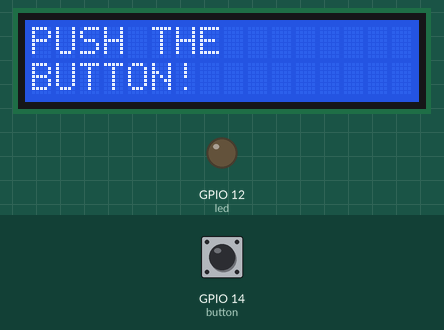
The program below on a simulated ESP32 board running MicroPython. On the bench: 16×2 character LCD, output pins drawn as LEDs (lit = HIGH). The test bench sets the inputs (shaded band); at power-on: GPIO 14 (button) HIGH. Library files of the repository ran but are not shown: i2c_lcd.py; what the program prints to the serial console is not drawn.

Above: at 1.2 s.
1.3 s: GPIO 14 (button) pulled LOW for 2.45 s
At 2.9 s:
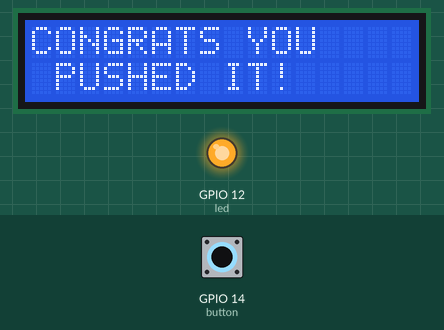
At 4.22 s:
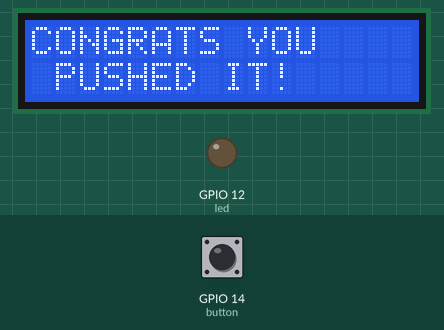
Timing chart, 0 to 5.7 s (numbered marks = the images above; inputs shaded):
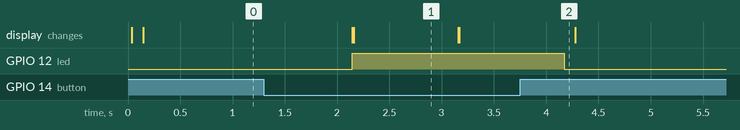

Measured:
- after the input at 1.3 s, GPIO 12 (led): LOW → HIGH after 0.85 s, → LOW 2.0 s later; the display: first differs from a run without the input after 0.86 s (image 1)
- what the display in image 1 shows lasts 1.0 s, from 2.2 s to 3.2 s

The program:

push_the_button.py
```python
# This file is executed on every boot (including wake-boot from deepsleep)
#import esp
#esp.osdebug(None)
#import webrepl
#webrepl.start()

from time import sleep_ms
from machine import Pin
import utime
i = 0
from machine import Pin, I2C
import utime
import i2c_lcd

dennis = I2C(0, scl=Pin(23), sda=Pin(22))
devices = dennis.scan()
print(devices)

lcd = i2c_lcd.I2cLcd(dennis, 0x27, 2, 16)

led = Pin(12, Pin.OUT)
button = Pin(14, Pin.IN, Pin.PULL_UP)
i=0
while i==0:
    if button.value()==0:
        led.value(1)
        #i+=1
        print(f"doo doo doo")
        #lcd.clear() ## CLEAR THE SCREEN

        lcd.move_to(0,0) ## MOVE THE CURSOR TO FIRST LINE
        lcd.clear()
        lcd.putstr('CONGRATS YOU') ## Print on screen

        #utime.sleep(1) ## TIME DELAY

        lcd.move_to(1,1) ## MOVE THE CURSOR TO SECOND LINE

        lcd.putstr('PUSHED IT!') ## Print on screen

        utime.sleep(1)


    else:
        led.value(0)
        utime.sleep(0.1)
        #i+=1
        print(f"I'm way smarter than Kavin {i}")
        lcd.clear()
        lcd.move_to(0,0) ## MOVE THE CURSOR TO FIRST LINE

        lcd.putstr('PUSH THE') ## Print on screen

        #utime.sleep(1) ## TIME DELAY

        lcd.move_to(0,1) ## MOVE THE CURSOR TO SECOND LINE

        lcd.putstr('BUTTON!') ## Print on screen

        utime.sleep(2)


#while i<20:
#    led.value(1)
#    sleep_ms(200)
#    led.value(0)
#    sleep_ms(200)
#    i+=1
#    print(f"I'm way smarter than Kavin {i}")
```
